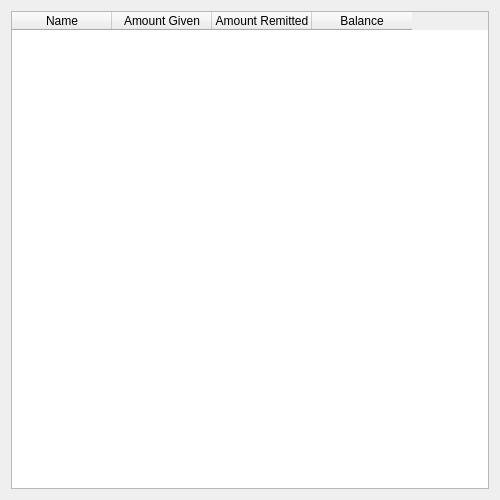
<?xml version="1.0" encoding="UTF-8"?>
<ui version="4.0">
 <class>DaybookAllAgentsDialog</class>
 <widget class="QDialog" name="DaybookAllAgentsDialog">
  <property name="geometry">
   <rect>
    <x>0</x>
    <y>0</y>
    <width>500</width>
    <height>500</height>
   </rect>
  </property>
  <property name="windowTitle">
   <string>Daybook All Agents</string>
  </property>
  <layout class="QGridLayout" name="gridLayout">
   <item row="0" column="0">
    <widget class="QTableWidget" name="tableWidget">
     <property name="sizePolicy">
      <sizepolicy hsizetype="Expanding" vsizetype="Expanding">
       <horstretch>0</horstretch>
       <verstretch>1</verstretch>
      </sizepolicy>
     </property>
     <property name="editTriggers">
      <set>QAbstractItemView::NoEditTriggers</set>
     </property>
     <property name="alternatingRowColors">
      <bool>true</bool>
     </property>
     <property name="selectionMode">
      <enum>QAbstractItemView::SingleSelection</enum>
     </property>
     <property name="selectionBehavior">
      <enum>QAbstractItemView::SelectRows</enum>
     </property>
     <property name="horizontalScrollMode">
      <enum>QAbstractItemView::ScrollPerPixel</enum>
     </property>
     <property name="gridStyle">
      <enum>Qt::SolidLine</enum>
     </property>
     <property name="sortingEnabled">
      <bool>true</bool>
     </property>
     <property name="cornerButtonEnabled">
      <bool>true</bool>
     </property>
     <property name="columnCount">
      <number>4</number>
     </property>
     <attribute name="verticalHeaderVisible">
      <bool>true</bool>
     </attribute>
     <column>
      <property name="text">
       <string>Name</string>
      </property>
     </column>
     <column>
      <property name="text">
       <string>Amount Given</string>
      </property>
     </column>
     <column>
      <property name="text">
       <string>Amount Remitted</string>
      </property>
     </column>
     <column>
      <property name="text">
       <string>Balance</string>
      </property>
     </column>
    </widget>
   </item>
  </layout>
 </widget>
 <resources/>
 <connections/>
</ui>
